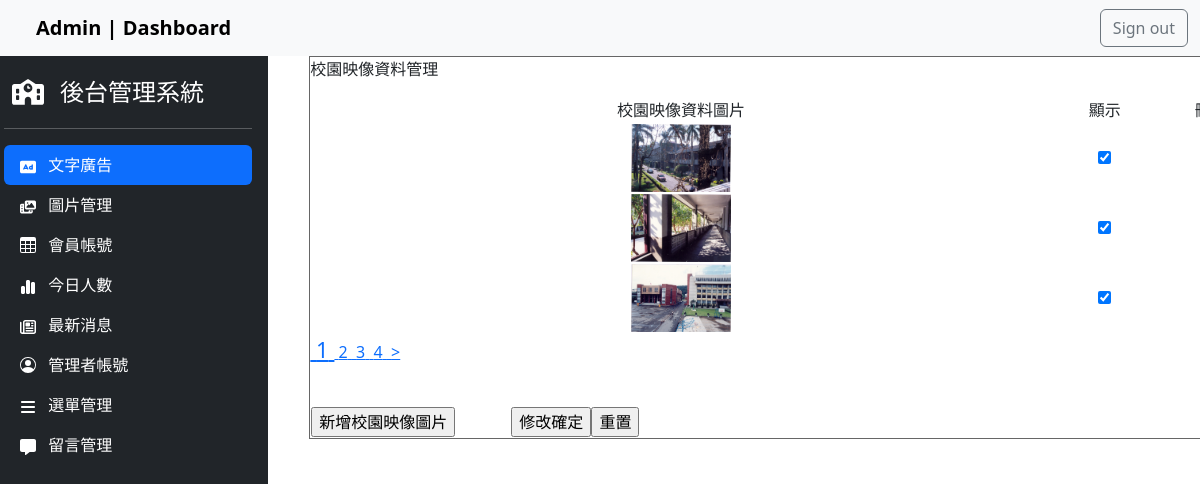
Page /back.php?do=image (signed in) on the committed database.
### tables this page shows
CREATE TABLE `image` (
  `id` int(10) UNSIGNED NOT NULL,
  `img` text NOT NULL,
  `sh` tinyint(1) UNSIGNED NOT NULL
);

### api/db.php (called while the page is built, shortened)
<?php
class DB
{
    protected $dsn = "mysql:host=localhost;charset=utf8;dbname=db_project";
    protected $pdo;
    protected $table;
    public function __construct($table)
    {
        $this->table = $table;
        $this->pdo = new PDO($this->dsn, 'root', '');
    }
    function all($where = '', $other = '')
    {
        $sql = "select * from `$this->table` ";
        $sql = $this->sql_all($sql, $where, $other);
        return $this->pdo->query($sql)->fetchAll(PDO::FETCH_ASSOC);
    }
    function count($where = '', $other = '')
    {
        $sql = "select count(*) from `$this->table` ";
        $sql = $this->sql_all($sql, $where, $other);
        return $this->pdo->query($sql)->fetchColumn();
    }
    private function sql_all($sql, $array, $other)
    {
        if (isset($this->table) && !empty($this->table)) {
            if (is_array($array)) {
                if (!empty($array)) {
                    $tmp = $this->a2s($array);
                    $sql .= " where " . join(" && ", $tmp);
                }
            } else {
                $sql .= " $array";
            }
            $sql .= $other;
            return $sql;
        }
    }
}
$Title = new DB('titles');
if (isset($_GET['do'])) {
    if (isset(${ucfirst($_GET['do'])})) {
        $DB = ${ucfirst($_GET['do'])};
    }
} else {
    $DB = $Title;
}

### back/image.php (the view, shortened to what this page needs)
<div style="width:99%; height:87%; margin:auto; overflow:auto; border:#666 1px solid;">
    <p class="t cent botli">校園映像資料管理</p>
    <form method="post" action="./api/edit.php">
        <table width="100%" style="text-align: center">
            <tbody>
                <tr class="yel">
                    <td width="70%">校園映像資料圖片</td>
                    <td width="10%">顯示</td>
                    <td width="10%">刪除</td>
                </tr>
                <?php
                $total = $DB->count();
                $div = 3;
                $pages = ceil($total / $div);
                $now = $_GET['p'] ?? 1;
                $start = ($now - 1) * $div;
                $rows = $DB->all(" limit $start,$div");
                foreach ($rows as $row) {
                ?>
                    <tr>
                        <td>
                            <img src="./img/<?= $row['img']; ?>" style="width:100px;height:68px">
                        </td>
                        <td>
                            <input type="checkbox" name="sh[]" value="<?=$row['id'];?>"<?=($row['sh']==1)?'checked':'';?>>
                        </td>
                        <td>
                        </td>
                    </tr>
                <?php
                }
                ?>
            </tbody>
        </table>
        <div class="cent">
            <?php
            for ($i = 1; $i <= $pages; $i++) {
                $fontsize = ($now == $i) ? '22px' : '16px';
                echo "<a href='?do=$do&p=$i' style='font-size:$fontsize'>&nbsp;$i&nbsp;</a>";
            }
            if ($now<$pages) {
                $next = $now + 1;
                echo "<a href='?do=$do&p=$next'> > </a>";
            }
            ?>
        </div>
        <table style="margin-top:40px; width:70%;">
            <tbody>
                <tr>
                    <td width="200px"><input type="button" onclick="op('#cover','#cvr','./modal/<?= $do; ?>.php?table=<?= $do; ?>')" value="新增校園映像圖片"></td>
                    <td class="cent"><input type="submit" value="修改確定"><input type="reset" value="重置"></td>
                </tr>
            </tbody>
        </table>
    </form>
</div>

### css/sidebars.css (style rules this page uses)
body { min-height: 100vh; min-height: -webkit-fill-available; }
html { height: -webkit-fill-available; }

### rows in the picture
image: img (picture), sh "☑"
image: img (picture), sh "☑"
image: img (picture), sh "☑"
